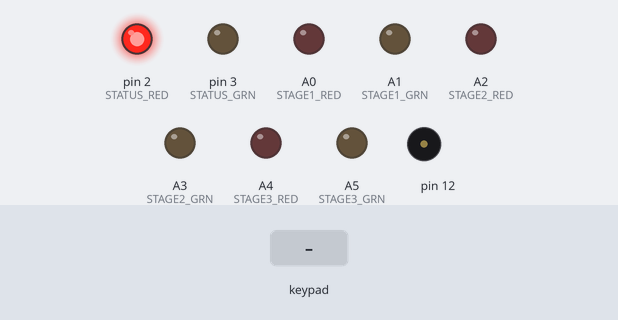
Recording of a program running on a simulated Arduino Pro Mini, built with avr-gcc and run on an emulated ATmega328P. Parts: output pins drawn as LEDs (lit = HIGH), buzzer (waves = sounding). Wiring (inferred from the names in the program): 4×3 keypad with keys 1 2 3 4 5 6 7 8 9 * 0 # (labels assumed): rows pin 9, pin 4, pin 5, pin 7; columns pin 6, pin 8, pin 10. The inputs (shaded band) are chosen by the test bench. Random numbers use the default seed unless the program sets one; what the program prints to the serial monitor is not drawn.

Above: at 1.2 s.
1.3 s: keypad keys 1 2 3 4 pressed 0.4 s apart
At 1.82 s:
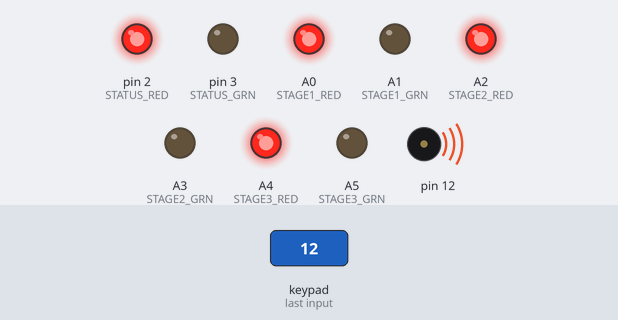
At 3.6 s:
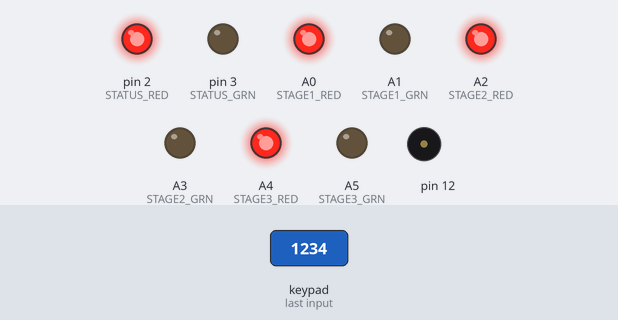
Timing chart, 0 to 5.1 s (numbered marks = the images above; inputs shaded):
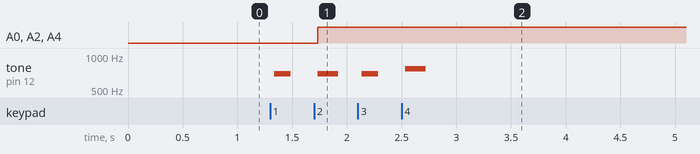

The program:

main.cpp
```cpp
#include <Arduino.h>
#include <Tone.h>
#include <chat.h>
#include <serial-number-flags.h>
#include "keypad.h"
#include "number-sequence.h"
#include "morse-player.h"


#define KP1 10
#define KP2 9
#define KP3 8
#define KP4 7
#define KP5 6
#define KP6 5
#define KP7 4

#define STATUS_RED 2
#define STATUS_GRN 3

#define STAGE1_RED A0
#define STAGE1_GRN A1
#define STAGE2_RED A2
#define STAGE2_GRN A3
#define STAGE3_RED A4
#define STAGE3_GRN A5

#define INITIAL 0
#define WIN 4

Chat chat(ChatSource::Keypad);
ChatMessage msg;

Tone tone1;
Tone tone2;

Keypad keypad(KP1, KP2, KP3, KP4, KP5, KP6, KP7);
NumberSequence pin_seq;
MorsePlayer mp(&tone1);


const int DTMF_freq1[] = { 1336, 1209, 1336, 1477, 1209, 1336, 1477, 1209, 1336, 1477, 1209, 1633 };
const int DTMF_freq2[] = {  941,  697,  697,  697,  770,  770,  770,  852,  852,  852,  941,  941 };

String morses[] =
{
  "... --- ...",
  "-... ... --- -...",
  ".--. .. ",
  ".... . .-.. .--.",
  "-.-. --.- -..",
  "-.-. ....-",
  "- -. -",
  ".-- .. .-. .",
  ".-. .--- .--.",
  "--- .... -. ---",
  ".... .--- .--.",
  "- ..-. - ..",
  ".-. - ..-. --",
  "-... --- --- -..."
};

short pin_codes[][5] =
{
  { 8, 0, 8, 3, 4 },
  { 3, 4, 1, 8, 6 },
  { 3, 1, 4, 1, 5 },
  { 4, 1, 1, 3, 7 },
  { 1, 9, 1, 1, 6 },
  { 4, 6, 8, 3, 1 },
  { 7, 3, 1, 9, 2 },
  { 6, 3, 8, 6, 1 },
  { 3, 2, 7, 1, 7 },
  { 6, 4, 8, 8, 1 },
  { 5, 2, 0, 8, 6 },
  { 2, 1, 6, 8, 3 },
  { 4, 0, 4, 8, 6 },
  { 1, 9, 3, 7, 4 },
};

short usedSequences[3] = { -1, -1, -1 };

short stage = INITIAL;
bool playing = false;

bool disarmed = false;
bool detonated = false;

void reset(bool even, bool ctrl);
void playDTMF(uint8_t number);
void turnLEDsRed();


void setup() {
  chat.begin();
  tone1.begin(11);
  tone2.begin(12);

  pinMode(STATUS_GRN, OUTPUT);
  pinMode(STATUS_RED, OUTPUT);
  pinMode(STAGE1_GRN, OUTPUT);
  pinMode(STAGE1_RED, OUTPUT);
  pinMode(STAGE2_GRN, OUTPUT);
  pinMode(STAGE2_RED, OUTPUT);
  pinMode(STAGE3_GRN, OUTPUT);
  pinMode(STAGE3_RED, OUTPUT);

  randomSeed(analogRead(A6));

  reset(true, false);
}


void loop() {

  if (chat.receive(&msg))
  {
    switch (msg.message)
    {
      case MessageType::Reset:
        bool even = !(msg.data & SN_LAST_DIGIT_ODD);
        bool ctrl = msg.data & IND_CTRL;

        randomSeed(analogRead(A6) * millis() / msg.data);
        reset(even, ctrl);
        break;
      case MessageType::Detonate:
        detonated = true;
        turnLEDsRed();
        break;
    }
  }

  if (!disarmed && !detonated)
  {
    State states[12];
    keypad.refresh(states);

    for (short i = 0; i < 12; i++)
    {
      if (states[i] == PRESSED)
      {
        tone1.stop();
        tone2.stop();
        playing = false;

        playDTMF(i);

        KeyPressedOutcome response = pin_seq.keyPressed(i);

        if (response == INCORRECT)
        {
          chat.send(MessageType::Strike);
          playing = true;
          turnLEDsRed();
          delay(150);
        }
        else if (response == CORRECT)
        {
          int r;
          do
          {
            r = random(14);
          } while (r == usedSequences[0] && r == usedSequences[1]);

          usedSequences[stage] = r;

          mp.setPhrase(morses[r]);
          pin_seq.terminated(5, pin_codes[r]);

          stage++;
          playing = true;
        }
      }
      else if (states[i] == RELEASED)
      {
        tone1.stop();
        tone2.stop();
      }
    }

    if (stage == 1)
    {
      digitalWrite(STAGE1_RED, LOW);
      digitalWrite(STAGE2_RED, LOW);
      digitalWrite(STAGE3_RED, LOW);
    }
    else if (stage == 2)
    {
      digitalWrite(STAGE1_GRN, HIGH);
      digitalWrite(STAGE1_RED, LOW);
      digitalWrite(STAGE2_RED, LOW);
      digitalWrite(STAGE3_RED, LOW);
    }
    else if (stage == 3)
    {
      digitalWrite(STAGE1_GRN, HIGH);
      digitalWrite(STAGE2_GRN, HIGH);
      digitalWrite(STAGE1_RED, LOW);
      digitalWrite(STAGE2_RED, LOW);
      digitalWrite(STAGE3_RED, LOW);
    }
    if (stage == WIN)
    {
      chat.send(MessageType::Disarm);
      digitalWrite(STATUS_GRN, HIGH);
      digitalWrite(STATUS_RED, LOW);
      digitalWrite(STAGE1_GRN, HIGH);
      digitalWrite(STAGE2_GRN, HIGH);
      digitalWrite(STAGE3_GRN, HIGH);
      digitalWrite(STAGE1_RED, LOW);
      digitalWrite(STAGE2_RED, LOW);
      digitalWrite(STAGE3_RED, LOW);
      disarmed = true;

      // new trend, send disarm messages multiple times for increased reliability
      delay(100);
      chat.send(MessageType::Disarm);
      delay(150);
      chat.send(MessageType::Disarm);

      tone1.stop();
      tone2.stop();
    }
    else if (playing)
    {
      mp.tick();
    }
  }
}

void reset(bool even, bool ctrl)
{
  digitalWrite(STATUS_GRN, LOW);
  digitalWrite(STATUS_RED, HIGH);
  digitalWrite(STAGE1_GRN, LOW);
  digitalWrite(STAGE1_RED, LOW);
  digitalWrite(STAGE2_GRN, LOW);
  digitalWrite(STAGE2_RED, LOW);
  digitalWrite(STAGE3_GRN, LOW);
  digitalWrite(STAGE3_RED, LOW);

  stage = INITIAL;
  disarmed = false;
  detonated = false;

  if (even)
  {
    short digits[2] = { 6, 2 };
    pin_seq.fixed(2, digits);
  }
  else if (ctrl)
  {
    short digits[2] = { 5, 7 };
    pin_seq.fixed(2, digits);
  }
  else
  {
    short digits[2] = { 1, 1 };
    pin_seq.fixed(2, digits);
  }
}

void playDTMF(uint8_t number)
{
  tone1.play(DTMF_freq1[number]);
  tone2.play(DTMF_freq2[number]);
}

void turnLEDsRed()
{
  digitalWrite(STAGE1_GRN, LOW);
  digitalWrite(STAGE1_RED, HIGH);
  digitalWrite(STAGE2_GRN, LOW);
  digitalWrite(STAGE2_RED, HIGH);
  digitalWrite(STAGE3_GRN, LOW);
  digitalWrite(STAGE3_RED, HIGH);
}
```

keypad.cpp
```cpp
#include <Arduino.h>
#include "keypad.h"

#define DEBOUNCE_TIME 35

Keypad::Keypad(short pin1, short pin2, short pin3, short pin4, short pin5, short pin6, short pin7)
{
  KP1 = pin1;
  KP2 = pin2;
  KP3 = pin3;
  KP4 = pin4;
  KP5 = pin5;
  KP6 = pin6;
  KP7 = pin7;

  for (short i = 0; i < 7; i++)
  {
    state[i] = false;
    last_state[i] = false;
    last_debounce_time[i] = 0;
  }

  pinMode(KP1, INPUT);
  pinMode(KP2, INPUT_PULLUP);
  pinMode(KP3, INPUT);
  pinMode(KP4, INPUT_PULLUP);
  pinMode(KP5, INPUT);
  pinMode(KP6, INPUT_PULLUP);
  pinMode(KP7, INPUT_PULLUP);
}

void Keypad::refresh(State *states)
{
  for (short i = 0; i < 12; i++)
  {
    states[i] = UNCHANGED;
  }

  bool readings[12];
  read(readings);


  for (short i = 0; i < 12; i++)
  {
    if (readings[i] != last_state[i])
    {
      last_debounce_time[i] = millis();
    }

    if ((millis() - last_debounce_time[i]) > DEBOUNCE_TIME) {
      if (readings[i] != state[i])
      {
        state[i] = readings[i];

        if (state[i] == HIGH)
        {
          states[i] = PRESSED;
        }
        else
        {
          states[i] = RELEASED;
        }
      }
    }
    last_state[i] = readings[i];
  }
}

void Keypad::read(bool *values)
{
    for (short i = 0; i < 12; i++)
    {
      values[i] = false;
    }

    pinMode(KP1, INPUT);
    pinMode(KP3, OUTPUT);
    pinMode(KP5, INPUT);
    digitalWrite(KP3, LOW);

    if (digitalRead(KP2) == LOW)
    {
      values[1] = true;
    }
    else if (digitalRead(KP7) == LOW)
    {
      values[4] = true;
    }
    else if (digitalRead(KP6) == LOW)
    {
      values[7] = true;
    }
    else if (digitalRead(KP4) == LOW)
    {
      values[10] = true;
    }

    pinMode(KP3, INPUT);
    pinMode(KP1, OUTPUT);
    digitalWrite(KP1, LOW);


    if (digitalRead(KP2) == LOW)
    {
      values[2] = true;
    }
    else if (digitalRead(KP7) == LOW)
    {
      values[5] = true;
    }
    else if (digitalRead(KP6) == LOW)
    {
      values[8] = true;
    }
    else if (digitalRead(KP4) == LOW)
    {
      values[0] = true;
    }

    pinMode(KP1, INPUT);
    pinMode(KP5, OUTPUT);
    digitalWrite(KP5, LOW);


    if (digitalRead(KP2) == LOW)
    {
      values[3] = true;
    }
    else if (digitalRead(KP7) == LOW)
    {
      values[6] = true;
    }
    else if (digitalRead(KP6) == LOW)
    {
      values[9] = true;
    }
    else if (digitalRead(KP4) == LOW)
    {
      values[11] = true;
    }
}
```

keypad.h
```cpp
#ifndef KEYPAD_H
#define KEYPAD_H

// Internal wiring of the keypad is multiplexed
//
// PIN 2 --+-+-+
// PIN 7 --+-+-+
// PIN 6 --+-+-+
// PIN 4 --+-+-+
//         | | |
// PIN     3 1 5
//

enum State {
  UNCHANGED,
  PRESSED,
  RELEASED
};


class Keypad {

  private:
    bool state[12];
    bool last_state[12];
    long last_debounce_time[12];
    short KP1;
    short KP2;
    short KP3;
    short KP4;
    short KP5;
    short KP6;
    short KP7;
    void read(bool *values);

  public:
    Keypad(short pin1, short pin2, short pin3, short pin4, short pin5, short pin6, short pin7);

    void refresh(State *states);

};

#endif
```

morse-player.cpp
```cpp
#include <Arduino.h>
#include <Tone.h>
#include "morse-player.h"


MorsePlayer::MorsePlayer(Tone *tone): tone(tone)
{
}

/**
 * Limited to 31 character phrase
*/
void MorsePlayer::setPhrase(String phrase)
{
  start = 0;
  this->phrase = String("    ") + phrase;
  computeDurations();
}


void MorsePlayer::tick()
{
  if (start == 0)
  {
    start = millis();
    index = -1;
  }

  const long now = millis();
  const long elapsed = (now - start) % duration;
  long progress = elapsed;

  short i = 0;
  while (progress > character_durations[i])
  {
    progress -= character_durations[i];
    i++;
  }

  if (i != index)
  {
    index = i;
    short half_i = i/2;

    if (index % 2 == 0 && (phrase[half_i] == '.' || phrase[half_i] == '-'))
    {
      tone->play(262);
    }
    else
    {
      tone->stop();
    }
  }
}

void MorsePlayer::computeDurations()
{
  duration = 0;

  for (short i = 0; i < phrase.length(); i++)
  {
    if (phrase[i] == '-')
    {
      duration += DASH_LENGTH + REST_LENGTH;

      character_durations[i*2] = DASH_LENGTH;
      character_durations[i*2+1] = REST_LENGTH;
    }
    else if (phrase[i] == '.')
    {
      duration += DOT_LENGTH + REST_LENGTH;
      character_durations[i*2] = DOT_LENGTH;
      character_durations[i*2+1] = REST_LENGTH;
    }
    else if (phrase[i] == ' ')
    {
      duration += PAUSE_LENGTH + REST_LENGTH;
      character_durations[i*2] = PAUSE_LENGTH;
      character_durations[i*2+1] = REST_LENGTH;
    }
  }
}
```

morse-player.h
```cpp
#ifndef MORSE_PLAYER_H
#define MORSE_PLAYER_H

#include <Arduino.h>
#include <Tone.h>

#define REST_LENGTH 200
#define PAUSE_LENGTH 200
#define DOT_LENGTH 200
#define DASH_LENGTH 600

class MorsePlayer
{
  private:
    Tone *tone;
    String phrase;
    short index;
    long start;
    long duration;
    int character_durations[96];

    void computeDurations();

  public:
    MorsePlayer(Tone *tone);
    void setPhrase(String phrase);
    void tick();
};

#endif
```

number-sequence.cpp
```cpp
#include <Arduino.h>
#include "number-sequence.h"


NumberSequence::NumberSequence()
{
  length = 0;
  index = 0;
}

void NumberSequence::fixed(short len, short *seq)
{
  mode = FIXED_LENGTH;
  length = len;
  assign(seq);
}

void NumberSequence::terminated(short len, short *seq)
{
  mode = TERMINATED;
  length = len;
  assign(seq);
}

KeyPressedOutcome NumberSequence::keyPressed(short k)
{
  if (mode == FIXED_LENGTH)
  {
    return keyPressed_fixed(k);
  }
  else
  {
    return keyPressed_terminated(k);
  }
}

KeyPressedOutcome NumberSequence::keyPressed_fixed(short k)
{
  if (k == INIT_KEY)
  {
    index = 0;
    return INCOMPLETE;
  }

  input[index] = k;
  index++;

  if (index == length)
  {
    index = 0;
    return validate() ? CORRECT : INCORRECT;
  }
  return INCOMPLETE;
}

KeyPressedOutcome NumberSequence::keyPressed_terminated(short k)
{
  if (k == SUBMIT_KEY)
  {
    return validate() ? CORRECT : INCORRECT;
  }

  input[0] = input[1];
  input[1] = input[2];
  input[2] = input[3];
  input[3] = input[4];
  input[4] = k;
  return INCOMPLETE;
}


bool NumberSequence::validate()
{
  for (short i = 0; i < length; i++)
  {
    if (sequence[i] != input[i])
    {
      return false;
    }
  }
  return true;
}

void NumberSequence::assign(short *src)
{
  for (short i = 0; i < length; i++)
  {
    sequence[i] = src[i];
  }
}
```

number-sequence.h
```cpp
#ifndef SEQUENCE_H
#define SEQUENCE_H

#include "term.h"


enum KeyPressedOutcome
{
  INCORRECT,
  INCOMPLETE,
  CORRECT
};

class NumberSequence
{
  private:
    short sequence[5];
    short length;
    short index;
    short mode = 0;
    short input[5];

    static const short SUBMIT_KEY = 11;
    static const short INIT_KEY = 10;
    static const short FIXED_LENGTH = 1;
    static const short TERMINATED = 2;

    bool validate();
    void push(short k);
    void assign(short *src);
    KeyPressedOutcome keyPressed_fixed(short k);
    KeyPressedOutcome keyPressed_terminated(short k);


  public:
    NumberSequence();
    void fixed(short len, short *seq);
    void terminated(short len, short *seq);
    KeyPressedOutcome keyPressed(short k);
};

#endif
```

term.cpp
```cpp
#include "term.h"

Term::Term()
{
  value = -1;
  next = 0;
}

Term::Term(short val)
{
  value = val;
  next = 0;
}
```

term.h
```cpp
#ifndef TERM_H
#define TERM_H

class Term
{
  public:
    short value;
    Term *next;

    Term();
    Term(short val);
};


#endif
```

Measured:
- after the input at 1.3 s, A0 (STAGE1_RED), A2 (STAGE2_RED), A4 (STAGE3_RED): LOW → HIGH after 0.44 s; tone on pin 12: plays 697 Hz for 0.15 s, 697 Hz for 0.19 s, 697 Hz for 0.15 s, 770 Hz for 0.19 s, starting at once
